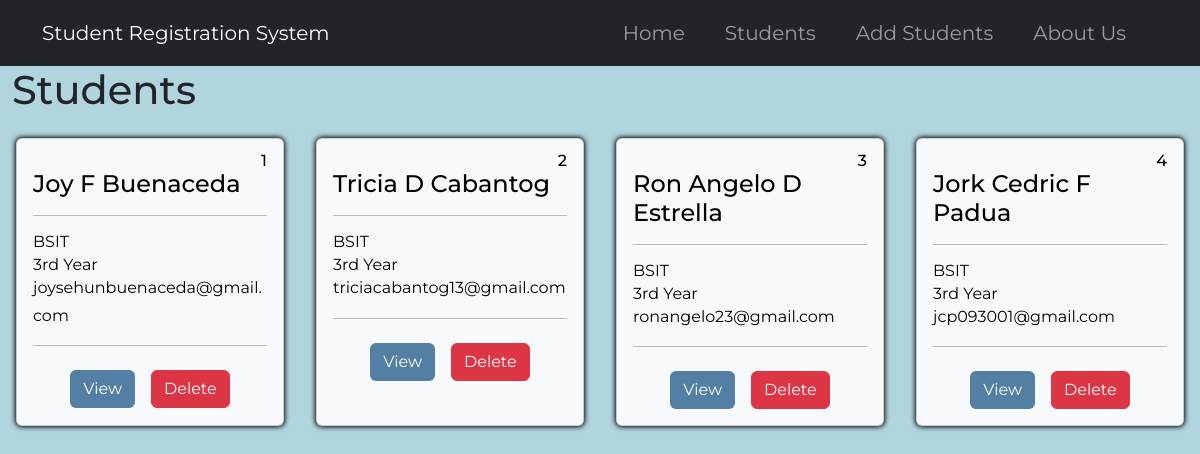
/students, run on the app's committed database.
### tables this page shows
CREATE TABLE students (
    stud_ID INTEGER PRIMARY KEY AUTOINCREMENT,
    stud_fname TEXT NOT NULL,
    stud_mname TEXT,
    stud_lname TEXT NOT NULL,
    stud_dob DATE NOT NULL,
    stud_course TEXT NOT NULL,
    stud_year TEXT NOT NULL,
    stud_email TEXT NOT NULL,
    stud_contact TEXT NOT NULL,
    stud_address TEXT NOT NULL
);

### app.py (the view)
@app.route('/students')
def view():
    conn = get_db_connection()
    students = conn.execute('SELECT * FROM students').fetchall()
    conn.close()
    return render_template('view.html', students=students)

### app.py (called while the page is built)
def get_db_connection():
    conn = sqlite3.connect('database.db')
    conn.row_factory = sqlite3.Row
    return conn

### templates/view.html
{%extends 'base.html'%}
{%block content%}
<div class="row">
    <h1>{% block title %} Students {%endblock%}</h1>
    {% for student in students %}
    <div class="view col-lg-3 col-sm-6 col-md-4 d-flex justify-content-center">
        <div class="card text-bg-light mt-3 ms-1 me-1" style="width: 20rem;">
            <div class=" card-body">
                <h6 class="card-subtitle text-end">{{ student['stud_id']}}</h6>
                <h4 class="card-title">{{student['stud_fname']}} {{ student['stud_mname']}} {{ student['stud_lname']}}
                </h4>
                <hr>
                <p class="card-subtitle">{{ student['stud_course']}}</p>
                <p class="card-subtitle">{{ student['stud_year']}}</p>
                <p class="card-subtitle">{{ student['stud_email']}}</p>
                <hr>
                <form action="{{ url_for('delete', ID=student['stud_ID'])}}" method="POST"
                    class="d-flex justify-content-center gap-3 mt-4">
                    <a href="{{ url_for('student', ID=student['stud_ID'])}}" class="btn btn-view">View</a>
                    <input type="submit" value="Delete" class="btn btn-danger"
                        onclick="return confirm('Are you sure you want to delete this student information?')">
                </form>
            </div>
        </div>
    </div>
    {%endfor%}
</div>
{%endblock%}

### static/css/style.css (style rules this page uses)
:root { --card-box: #537FA4; --bg-color: #B1D5DE; }
body { font-family: 'Montserrat', sans-serif; line-height: 1.7; background-color: var(--bg-color); }
.btn-view { background-color: var(--card-box); color: #FFFF; }
.view .card { transition: all .4s ease; box-shadow: 0px 0px 5px 1px black; }

### data on the page
students: stud_id "1", stud_fname "Joy", stud_mname "F", stud_lname "Buenaceda", stud_course "BSIT", stud_year "3rd Year", stud_email "joysehunbuenaceda@gmail.com"
students: stud_id "2", stud_fname "Tricia", stud_mname "D", stud_lname "Cabantog", stud_course "BSIT", stud_year "3rd Year", stud_email "triciacabantog13@gmail.com"
students: stud_id "3", stud_fname "Ron Angelo", stud_mname "D", stud_lname "Estrella", stud_course "BSIT", stud_year "3rd Year", stud_email "ronangelo23@gmail.com"
students: stud_id "4", stud_fname "Jork Cedric", stud_mname "F", stud_lname "Padua", stud_course "BSIT", stud_year "3rd Year", stud_email "jcp093001@gmail.com"
